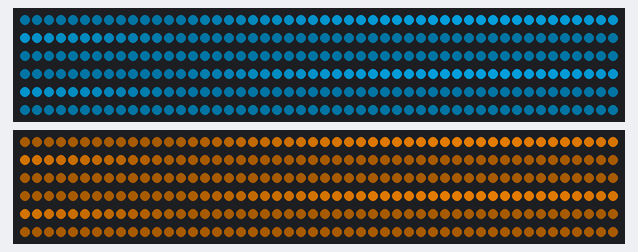
The sketch below on a simulated Arduino Uno, built with avr-gcc and run on an emulated ATmega328P. Shown: 2 × 300 RGB LEDs in strip order, left to right, continuing on the next row. Dim RGB values are drawn brighter than linear.

Above: at 0.12 s.

The sketch:

Wave.ino
```cpp
#include <FastLED.h>

#define NUM_LEDS 300

#define BLUE_PIN 3
#define ORANGE_PIN 5

CRGB leds_blue[NUM_LEDS];
CRGB leds_orange[NUM_LEDS];

unsigned long int time = 0;

void setup() {
    FastLED.addLeds<NEOPIXEL, BLUE_PIN>(leds_blue, NUM_LEDS);  // GRB ordering is assumed
    FastLED.addLeds<NEOPIXEL, ORANGE_PIN>(leds_orange, NUM_LEDS);  // GRB ordering is assumed
}

double f(double t, double pos) {
  return max(.5, sin(PI * (pos - t / 20.0))) * 255;
}

void loop() {
  for (int i = 0; i < NUM_LEDS; i++) {
    double pos = static_cast<double>(i) / (NUM_LEDS) * 4.0;
    leds_blue[i] = CHSV(140, 230, f(time, pos));
    leds_orange[i] = CHSV(35, 250, f(time, pos));
  }
  FastLED.show();
  time++;
}
```
